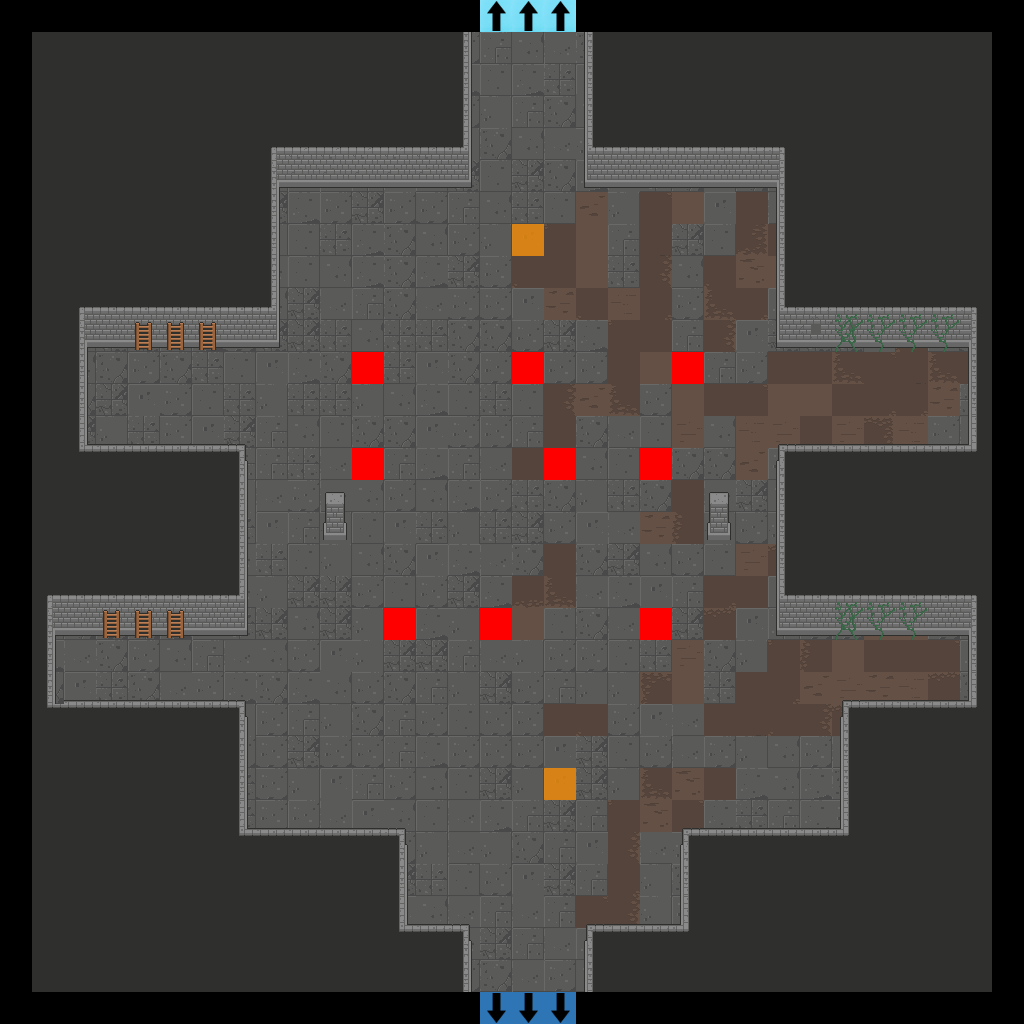

Below is a game level as drawn by its tile map, then a one-line description and the .tmx that defines it (tile-layer data replaced by summaries):
An orthogonal 32x32 tile map with 32x32 px tiles, 7 tile layers (Floor, Walls, Doors, Pillars, ...), 2 tilesets.

<map version="1.2" tiledversion="2019.04.18" orientation="orthogonal" renderorder="right-down" width="32" height="32" tilewidth="32" tileheight="32" infinite="0" nextlayerid="22" nextobjectid="1">
 <tileset firstgid="1" source="Dungeon_Tileset_2.tsx" />
 <tileset firstgid="321" source="flags.tsx" />
 <layer id="15" name="Floor" width="32" height="32">
  <data>[1024 cells, 900 non-empty, 42 distinct tile ids]</data>
 </layer>
 <layer id="16" name="Walls" width="32" height="32">
  <data>[1024 cells, 515 non-empty, 32 distinct tile ids]</data>
 </layer>
 <layer id="17" name="Doors" width="32" height="32">
  <data>[1024 cells, 0 non-empty, 0 distinct tile ids]</data>
 </layer>
 <layer id="18" name="Pillars" width="32" height="32">
  <data>[1024 cells, 4 non-empty, 2 distinct tile ids]</data>
 </layer>
 <layer id="19" name="Candles" width="32" height="32">
  <data>[1024 cells, 0 non-empty, 0 distinct tile ids]</data>
 </layer>
 <layer id="20" name="Debris" width="32" height="32">
  <data>[1024 cells, 20 non-empty, 5 distinct tile ids]</data>
 </layer>
 <layer id="21" name="Flags" width="32" height="32">
  <data>[1024 cells, 17 non-empty, 4 distinct tile ids]</data>
 </layer>
</map>
